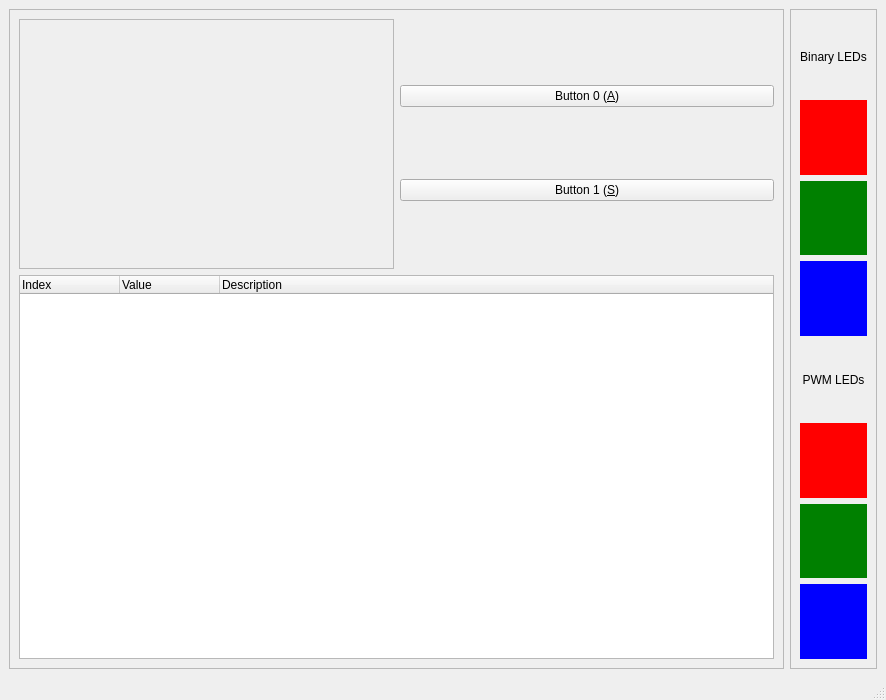
<?xml version="1.0" encoding="UTF-8"?>
<ui version="4.0">
 <class>MainWindow</class>
 <widget class="QMainWindow" name="MainWindow">
  <property name="geometry">
   <rect>
    <x>0</x>
    <y>0</y>
    <width>886</width>
    <height>700</height>
   </rect>
  </property>
  <property name="windowTitle">
   <string>Modbus Joystick Simulator</string>
  </property>
  <widget class="QWidget" name="centralwidget">
   <layout class="QVBoxLayout" name="mainLayout">
    <item>
     <layout class="QHBoxLayout" name="horizontalLayout">
      <item>
       <widget class="QFrame" name="joystickFrame">
        <property name="frameShape">
         <enum>QFrame::Shape::StyledPanel</enum>
        </property>
        <layout class="QVBoxLayout" name="joystickLayout">
         <item>
          <layout class="QHBoxLayout" name="horizontalLayout_3">
           <item>
            <widget class="QFrame" name="joystickFrame_2">
             <property name="minimumSize">
              <size>
               <width>250</width>
               <height>250</height>
              </size>
             </property>
             <property name="frameShape">
              <enum>QFrame::Shape::StyledPanel</enum>
             </property>
             <property name="frameShadow">
              <enum>QFrame::Shadow::Raised</enum>
             </property>
            </widget>
           </item>
           <item>
            <layout class="QGridLayout" name="gridLayout">
             <item row="0" column="0">
              <widget class="QPushButton" name="pushButton0">
               <property name="text">
                <string>Button 0 (&amp;A)</string>
               </property>
              </widget>
             </item>
             <item row="1" column="0">
              <widget class="QPushButton" name="pushButton1">
               <property name="text">
                <string>Button 1 (&amp;S)</string>
               </property>
              </widget>
             </item>
            </layout>
           </item>
          </layout>
         </item>
         <item>
          <widget class="QTreeWidget" name="treeWidget">
           <column>
            <property name="text">
             <string>Index</string>
            </property>
           </column>
           <column>
            <property name="text">
             <string>Value</string>
            </property>
           </column>
           <column>
            <property name="text">
             <string>Description</string>
            </property>
           </column>
          </widget>
         </item>
        </layout>
       </widget>
      </item>
      <item>
       <widget class="QFrame" name="ledsFrame">
        <property name="frameShape">
         <enum>QFrame::Shape::StyledPanel</enum>
        </property>
        <layout class="QVBoxLayout" name="ledsLayout">
         <item>
          <widget class="QLabel" name="binaryLedsLabel">
           <property name="text">
            <string>Binary LEDs</string>
           </property>
           <property name="alignment">
            <set>Qt::AlignmentFlag::AlignCenter</set>
           </property>
          </widget>
         </item>
         <item>
          <widget class="QFrame" name="binaryLedRed">
           <property name="styleSheet">
            <string>background-color: red;</string>
           </property>
          </widget>
         </item>
         <item>
          <widget class="QFrame" name="binaryLedGreen">
           <property name="styleSheet">
            <string>background-color: green;</string>
           </property>
          </widget>
         </item>
         <item>
          <widget class="QFrame" name="binaryLedBlue">
           <property name="styleSheet">
            <string>background-color: blue;</string>
           </property>
          </widget>
         </item>
         <item>
          <widget class="QLabel" name="pwmLedsLabel">
           <property name="text">
            <string>PWM LEDs</string>
           </property>
           <property name="alignment">
            <set>Qt::AlignmentFlag::AlignCenter</set>
           </property>
          </widget>
         </item>
         <item>
          <widget class="QFrame" name="pwmLedRed">
           <property name="styleSheet">
            <string>background-color: red;</string>
           </property>
          </widget>
         </item>
         <item>
          <widget class="QFrame" name="pwmLedGreen">
           <property name="styleSheet">
            <string>background-color: green;</string>
           </property>
          </widget>
         </item>
         <item>
          <widget class="QFrame" name="pwmLedBlue">
           <property name="styleSheet">
            <string>background-color: blue;</string>
           </property>
          </widget>
         </item>
        </layout>
       </widget>
      </item>
     </layout>
    </item>
   </layout>
  </widget>
  <widget class="QMenuBar" name="menubar">
   <property name="geometry">
    <rect>
     <x>0</x>
     <y>0</y>
     <width>886</width>
     <height>26</height>
    </rect>
   </property>
  </widget>
  <widget class="QStatusBar" name="statusbar">
   <property name="statusTip">
    <string>dfsdfsdf</string>
   </property>
  </widget>
 </widget>
 <resources/>
 <connections/>
</ui>
